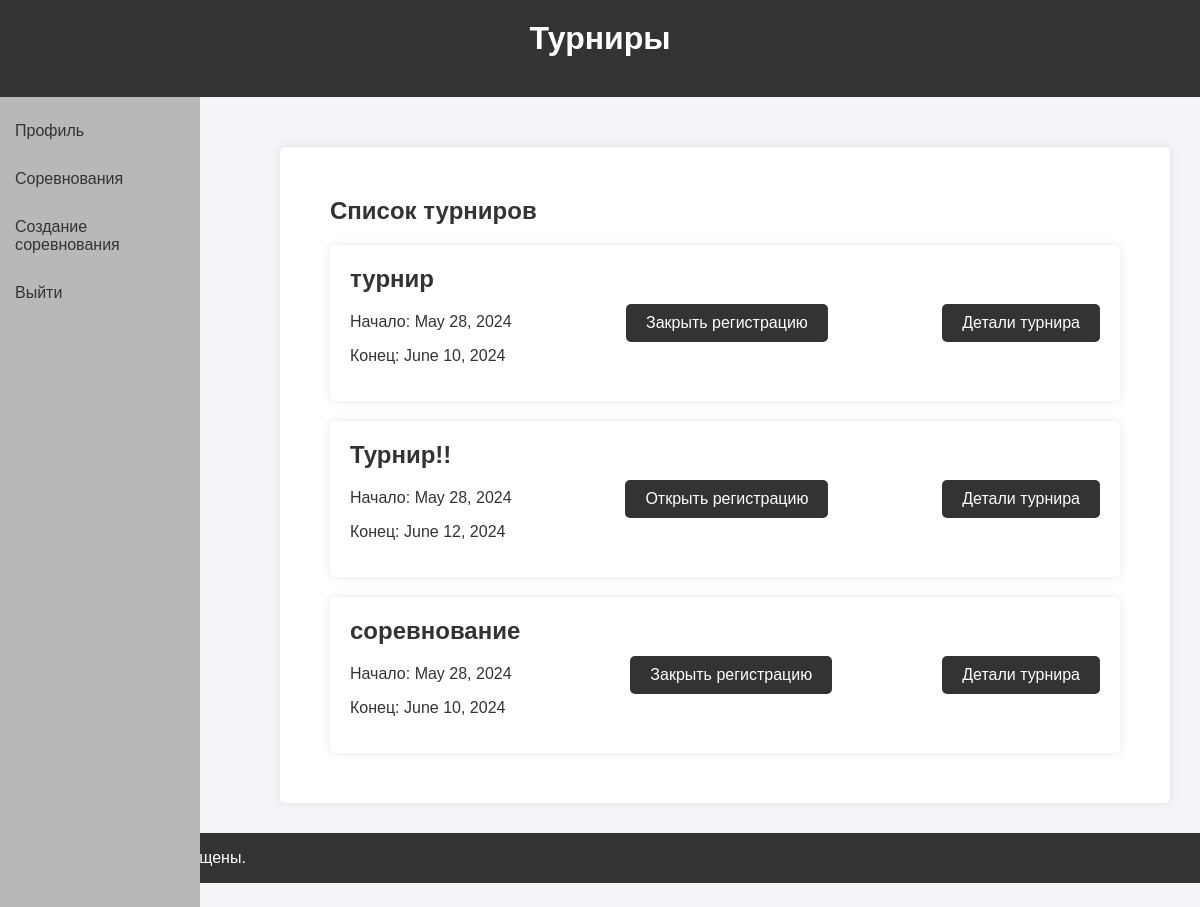
/tournament/ (signed in), run on the app's committed database.
### tournaments/models.py (models this page shows, shortened)
class Tournament(models.Model):
    name = models.CharField(max_length=100)
    start_date = models.DateField()
    end_date = models.DateField()
    description = models.TextField()
    team_quantity = models.PositiveIntegerField()
    team_size = models.PositiveIntegerField()
    is_close_for_register = models.BooleanField(default=False)
    teams = models.ManyToManyField('Team', blank=True, related_name='tournaments_set')

### tournaments/views.py (the view)
# urls.py: path('tournament/', views.tournament_list, name='tournament_list'),
@login_required
def tournament_list(request):
    tournaments = Tournament.objects.all()
    return render(request, 'tournament/tournament_list.html', {'tournaments': tournaments})

### tournaments/templates/tournament/tournament_list.html (shortened to what this page needs)
{% extends 'tournament/base.html' %}
{% block content %}
<section class="registration-form">
        <div class="container">
            <h1>Список турниров</h1>
            <ul class="tournament-list">
                {% for tournament in tournaments %}
                    <li class="tournament-item">
                        <div>
                            <h2>{{ tournament.name }}</h2>
                            <p>Начало: {{ tournament.start_date }}</p>
                            <p>Конец: {{ tournament.end_date }}</p>
                        </div>
                    {% if request.user.role == 'admin' %}
                        {% if not tournament.is_close_for_register %}
                            <a href="{% url 'open_close_register_tournament' tournament.id %}" class="register-button">Закрыть регистрацию</a>
                        {% else %}
                            <a href="{% url 'open_close_register_tournament' tournament.id %}" class="register-button">Открыть регистрацию</a>
                        {% endif %}
                    {% else %}
                        {% if tournament.is_close_for_register %}
                        <strong>Регистрация на турнир закрыта</strong>
                        {% endif %}
                    {% endif %}
                    <a href="{% url 'tournament_detail' tournament.id %}" class="register-button">Детали турнира</a>
                    </li>
                {% endfor %}
            </ul>
        </div>
    </section>
{% endblock %}

### tournaments/templates/tournament/base.html (style rules this page uses)
html { height: 100%; }
body { position: relative; font-family: Arial, sans-serif; margin: 0; padding: 0; background-color: #f4f4f9; color: #333; }
.container { max-width: 1200px; margin: 0 auto; padding: 0 20px; }
.registration-form { background-color: #fff; padding: 30px; border-radius: 5px; box-shadow: 0 0 10px rgba(0, 0, 0, 0.1); margin-top: 20px; }
.registration-form h2 { margin-top: 0; }
.tournament-list { list-style-type: none; padding: 0; margin: 0; }
.tournament-item { background-color: #fff; margin-bottom: 20px; padding: 20px; border-radius: 5px; box-shadow: 0 0 10px rgba(0, 0, 0, 0.1); display: flex; justify-content: space-between; align-items: center; }
.register-button { background-color: #333; color: #fff; padding: 10px 20px; border-radius: 5px; text-decoration: none; transition: background-color 0.3s ease; }

### data on the page
Tournament: name "турнир", start_date "May 28, 2024", end_date "June 10, 2024", is_close_for_register "Закрыть регистрацию"
Tournament: name "Турнир!!", start_date "May 28, 2024", end_date "June 12, 2024", is_close_for_register "Открыть регистрацию"
Tournament: name "соревнование", start_date "May 28, 2024", end_date "June 10, 2024", is_close_for_register "Закрыть регистрацию"
